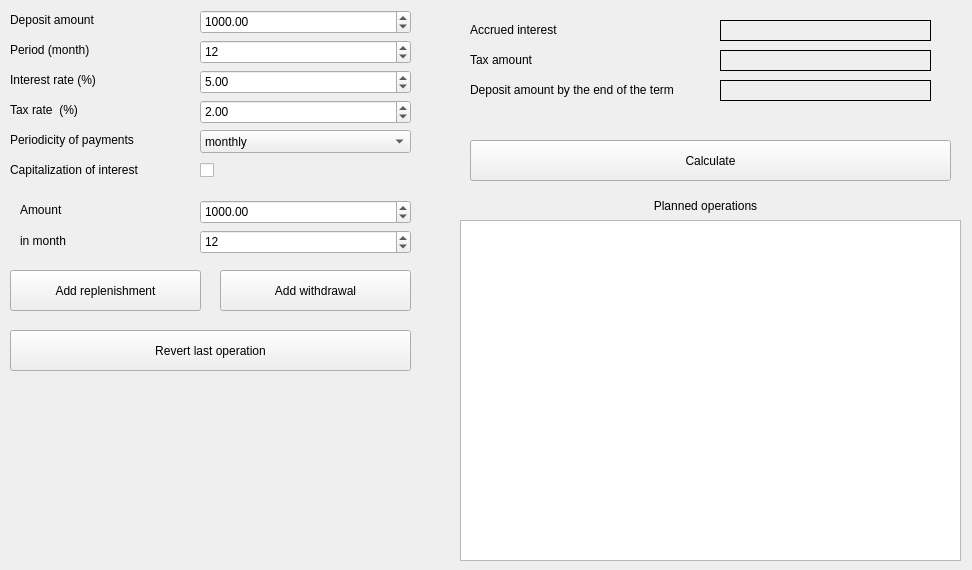
<?xml version="1.0" encoding="UTF-8"?>
<ui version="4.0">
 <class>DepositCalc</class>
 <widget class="QMainWindow" name="DepositCalc">
  <property name="geometry">
   <rect>
    <x>0</x>
    <y>0</y>
    <width>972</width>
    <height>570</height>
   </rect>
  </property>
  <property name="windowTitle">
   <string/>
  </property>
  <widget class="QWidget" name="centralwidget">
   <widget class="QLabel" name="Label_operMonth">
    <property name="geometry">
     <rect>
      <x>20</x>
      <y>230</y>
      <width>101</width>
      <height>21</height>
     </rect>
    </property>
    <property name="text">
     <string>in month</string>
    </property>
    <property name="alignment">
     <set>Qt::AlignLeading|Qt::AlignLeft|Qt::AlignVCenter</set>
    </property>
   </widget>
   <widget class="QDoubleSpinBox" name="box_t_rate">
    <property name="geometry">
     <rect>
      <x>200</x>
      <y>100</y>
      <width>211</width>
      <height>24</height>
     </rect>
    </property>
    <property name="minimum">
     <double>0.010000000000000</double>
    </property>
    <property name="maximum">
     <double>10000.000000000000000</double>
    </property>
    <property name="value">
     <double>2.000000000000000</double>
    </property>
   </widget>
   <widget class="QPushButton" name="button_add_wthwal">
    <property name="geometry">
     <rect>
      <x>220</x>
      <y>270</y>
      <width>191</width>
      <height>41</height>
     </rect>
    </property>
    <property name="styleSheet">
     <string notr="true"/>
    </property>
    <property name="text">
     <string>Add withdrawal</string>
    </property>
   </widget>
   <widget class="QLabel" name="Label_depoAmount">
    <property name="geometry">
     <rect>
      <x>470</x>
      <y>80</y>
      <width>231</width>
      <height>20</height>
     </rect>
    </property>
    <property name="text">
     <string>Deposit amount by the end of the term</string>
    </property>
   </widget>
   <widget class="QLabel" name="Label_amount">
    <property name="geometry">
     <rect>
      <x>10</x>
      <y>10</y>
      <width>171</width>
      <height>20</height>
     </rect>
    </property>
    <property name="text">
     <string>Deposit amount</string>
    </property>
   </widget>
   <widget class="QLabel" name="Label_operAmount">
    <property name="geometry">
     <rect>
      <x>20</x>
      <y>200</y>
      <width>101</width>
      <height>20</height>
     </rect>
    </property>
    <property name="text">
     <string>Amount</string>
    </property>
    <property name="alignment">
     <set>Qt::AlignLeading|Qt::AlignLeft|Qt::AlignVCenter</set>
    </property>
   </widget>
   <widget class="QLabel" name="Label_perid">
    <property name="geometry">
     <rect>
      <x>10</x>
      <y>130</y>
      <width>171</width>
      <height>20</height>
     </rect>
    </property>
    <property name="text">
     <string>Periodicity of payments</string>
    </property>
   </widget>
   <widget class="QCheckBox" name="box_capitalzation">
    <property name="geometry">
     <rect>
      <x>200</x>
      <y>160</y>
      <width>84</width>
      <height>21</height>
     </rect>
    </property>
    <property name="text">
     <string/>
    </property>
   </widget>
   <widget class="QLabel" name="display_total_int">
    <property name="geometry">
     <rect>
      <x>720</x>
      <y>20</y>
      <width>211</width>
      <height>21</height>
     </rect>
    </property>
    <property name="layoutDirection">
     <enum>Qt::LeftToRight</enum>
    </property>
    <property name="autoFillBackground">
     <bool>true</bool>
    </property>
    <property name="frameShape">
     <enum>QFrame::Box</enum>
    </property>
    <property name="text">
     <string/>
    </property>
    <property name="alignment">
     <set>Qt::AlignRight|Qt::AlignTrailing|Qt::AlignVCenter</set>
    </property>
   </widget>
   <widget class="QLabel" name="Label_rate">
    <property name="geometry">
     <rect>
      <x>10</x>
      <y>70</y>
      <width>171</width>
      <height>20</height>
     </rect>
    </property>
    <property name="text">
     <string>Interest rate (%)</string>
    </property>
   </widget>
   <widget class="QDoubleSpinBox" name="box_oper_month">
    <property name="geometry">
     <rect>
      <x>200</x>
      <y>230</y>
      <width>211</width>
      <height>24</height>
     </rect>
    </property>
    <property name="decimals">
     <number>0</number>
    </property>
    <property name="minimum">
     <double>1.000000000000000</double>
    </property>
    <property name="maximum">
     <double>100000.000000000000000</double>
    </property>
    <property name="value">
     <double>12.000000000000000</double>
    </property>
   </widget>
   <widget class="QLabel" name="Label_capitalization">
    <property name="geometry">
     <rect>
      <x>10</x>
      <y>160</y>
      <width>171</width>
      <height>20</height>
     </rect>
    </property>
    <property name="text">
     <string>Capitalization of interest</string>
    </property>
   </widget>
   <widget class="QPushButton" name="button_Calculate_Deposit">
    <property name="geometry">
     <rect>
      <x>470</x>
      <y>140</y>
      <width>481</width>
      <height>41</height>
     </rect>
    </property>
    <property name="styleSheet">
     <string notr="true"/>
    </property>
    <property name="text">
     <string>Calculate</string>
    </property>
   </widget>
   <widget class="QLabel" name="Label_tax">
    <property name="geometry">
     <rect>
      <x>10</x>
      <y>100</y>
      <width>171</width>
      <height>20</height>
     </rect>
    </property>
    <property name="text">
     <string>Tax rate  (%)</string>
    </property>
   </widget>
   <widget class="QTextBrowser" name="display_deposit_ops">
    <property name="geometry">
     <rect>
      <x>460</x>
      <y>220</y>
      <width>501</width>
      <height>341</height>
     </rect>
    </property>
   </widget>
   <widget class="QLabel" name="display_end_amount">
    <property name="geometry">
     <rect>
      <x>720</x>
      <y>80</y>
      <width>211</width>
      <height>21</height>
     </rect>
    </property>
    <property name="layoutDirection">
     <enum>Qt::LeftToRight</enum>
    </property>
    <property name="autoFillBackground">
     <bool>true</bool>
    </property>
    <property name="frameShape">
     <enum>QFrame::Box</enum>
    </property>
    <property name="text">
     <string/>
    </property>
    <property name="alignment">
     <set>Qt::AlignRight|Qt::AlignTrailing|Qt::AlignVCenter</set>
    </property>
   </widget>
   <widget class="QDoubleSpinBox" name="box_dep_period">
    <property name="geometry">
     <rect>
      <x>200</x>
      <y>40</y>
      <width>211</width>
      <height>24</height>
     </rect>
    </property>
    <property name="decimals">
     <number>0</number>
    </property>
    <property name="minimum">
     <double>1.000000000000000</double>
    </property>
    <property name="maximum">
     <double>100000.000000000000000</double>
    </property>
    <property name="value">
     <double>12.000000000000000</double>
    </property>
   </widget>
   <widget class="QDoubleSpinBox" name="box_i_rate">
    <property name="geometry">
     <rect>
      <x>200</x>
      <y>70</y>
      <width>211</width>
      <height>24</height>
     </rect>
    </property>
    <property name="minimum">
     <double>0.010000000000000</double>
    </property>
    <property name="maximum">
     <double>10000.000000000000000</double>
    </property>
    <property name="value">
     <double>5.000000000000000</double>
    </property>
   </widget>
   <widget class="QLabel" name="Label_period_2">
    <property name="geometry">
     <rect>
      <x>10</x>
      <y>40</y>
      <width>171</width>
      <height>20</height>
     </rect>
    </property>
    <property name="text">
     <string>Period (month)</string>
    </property>
   </widget>
   <widget class="QLabel" name="display_total_tax">
    <property name="geometry">
     <rect>
      <x>720</x>
      <y>50</y>
      <width>211</width>
      <height>21</height>
     </rect>
    </property>
    <property name="layoutDirection">
     <enum>Qt::LeftToRight</enum>
    </property>
    <property name="autoFillBackground">
     <bool>true</bool>
    </property>
    <property name="frameShape">
     <enum>QFrame::Box</enum>
    </property>
    <property name="text">
     <string/>
    </property>
    <property name="alignment">
     <set>Qt::AlignRight|Qt::AlignTrailing|Qt::AlignVCenter</set>
    </property>
   </widget>
   <widget class="QComboBox" name="CP_Periodicity">
    <property name="geometry">
     <rect>
      <x>200</x>
      <y>130</y>
      <width>211</width>
      <height>23</height>
     </rect>
    </property>
    <item>
     <property name="text">
      <string>monthly</string>
     </property>
    </item>
    <item>
     <property name="text">
      <string>quaterly</string>
     </property>
    </item>
    <item>
     <property name="text">
      <string>annualy</string>
     </property>
    </item>
   </widget>
   <widget class="QLabel" name="Label_interestAccrued">
    <property name="geometry">
     <rect>
      <x>470</x>
      <y>20</y>
      <width>171</width>
      <height>20</height>
     </rect>
    </property>
    <property name="text">
     <string>Accrued interest</string>
    </property>
   </widget>
   <widget class="QLabel" name="Label_plannedOper">
    <property name="geometry">
     <rect>
      <x>590</x>
      <y>190</y>
      <width>231</width>
      <height>31</height>
     </rect>
    </property>
    <property name="text">
     <string>Planned operations</string>
    </property>
    <property name="alignment">
     <set>Qt::AlignCenter</set>
    </property>
   </widget>
   <widget class="QDoubleSpinBox" name="box_dep_amount">
    <property name="geometry">
     <rect>
      <x>200</x>
      <y>10</y>
      <width>211</width>
      <height>24</height>
     </rect>
    </property>
    <property name="minimum">
     <double>0.010000000000000</double>
    </property>
    <property name="maximum">
     <double>1000000000000000.000000000000000</double>
    </property>
    <property name="value">
     <double>1000.000000000000000</double>
    </property>
   </widget>
   <widget class="QPushButton" name="button_revert_op">
    <property name="geometry">
     <rect>
      <x>10</x>
      <y>330</y>
      <width>401</width>
      <height>41</height>
     </rect>
    </property>
    <property name="styleSheet">
     <string notr="true"/>
    </property>
    <property name="text">
     <string>Revert last operation</string>
    </property>
   </widget>
   <widget class="QDoubleSpinBox" name="box_oper_amount">
    <property name="geometry">
     <rect>
      <x>200</x>
      <y>200</y>
      <width>211</width>
      <height>24</height>
     </rect>
    </property>
    <property name="minimum">
     <double>0.010000000000000</double>
    </property>
    <property name="maximum">
     <double>1000000000000000.000000000000000</double>
    </property>
    <property name="value">
     <double>1000.000000000000000</double>
    </property>
   </widget>
   <widget class="QPushButton" name="button_add_repl">
    <property name="geometry">
     <rect>
      <x>10</x>
      <y>270</y>
      <width>191</width>
      <height>41</height>
     </rect>
    </property>
    <property name="styleSheet">
     <string notr="true"/>
    </property>
    <property name="text">
     <string>Add replenishment</string>
    </property>
   </widget>
   <widget class="QLabel" name="Label_taxAmount">
    <property name="geometry">
     <rect>
      <x>470</x>
      <y>50</y>
      <width>171</width>
      <height>20</height>
     </rect>
    </property>
    <property name="text">
     <string>Tax amount</string>
    </property>
   </widget>
  </widget>
 </widget>
 <resources/>
 <connections/>
</ui>
